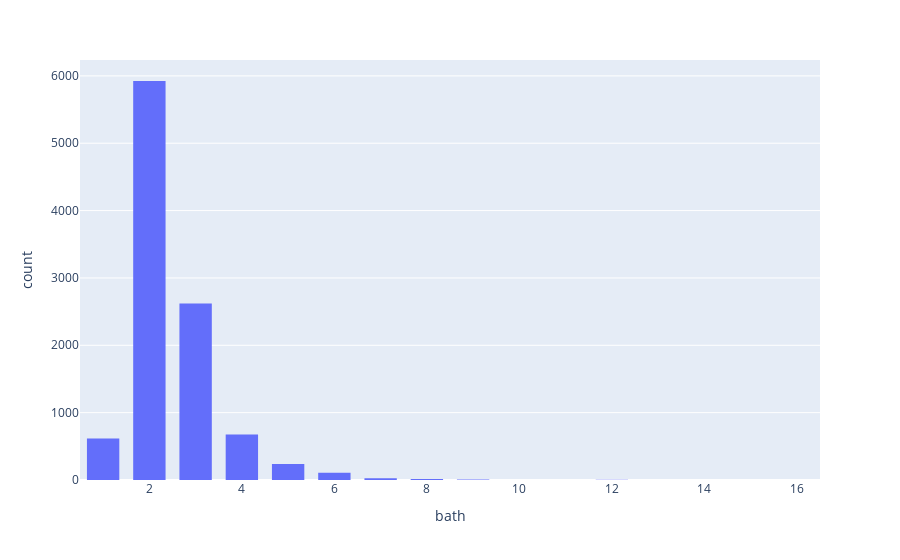

Write notebook code for a chart like this one.
### Code cell
#plt.hist(df_final1.bath, rwidth=0.8)
#plt.show
fig = px.histogram(df_final1, x='bath')
fig.update_layout(barmode='group', bargap=0.30,bargroupgap=0.0)
fig.show()

### Figure 1 — Plotly figure (JSON) as saved in the notebook; plotly's stock layout.template omitted (floating-point values rounded to 4 significant figures; data arrays with more than 128 entries replaced by an {"elided": "..."} marker saying what was removed)
{"data": [{"alignmentgroup": "True", "bingroup": "x", "hovertemplate": "bath=%{x}<br>count=%{y}<extra></extra>", "legendgroup": "", "marker": {"color": "#636efa"}, "name": "", "offsetgroup": "", "orientation": "v", "showlegend": false, "type": "histogram", "x": {"elided": "10234 int values"}, "xaxis": "x", "yaxis": "y"}], "layout": {"bargap": 0.3, "bargroupgap": 0, "barmode": "group", "legend": {"tracegroupgap": 0}, "margin": {"t": 60}, "xaxis": {"anchor": "y", "domain": [0, 1], "title": {"text": "bath"}}, "yaxis": {"anchor": "x", "domain": [0, 1], "title": {"text": "count"}}}}
